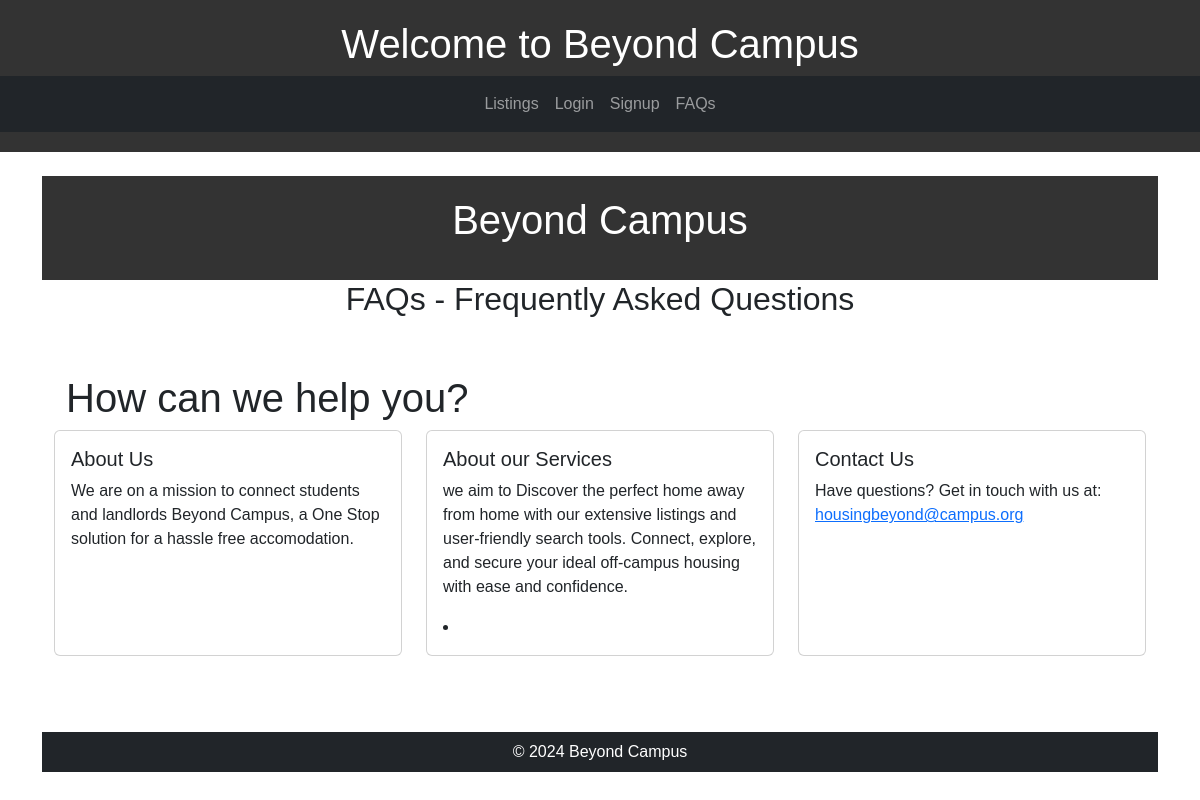
Before: /faqs/ with the older database file.
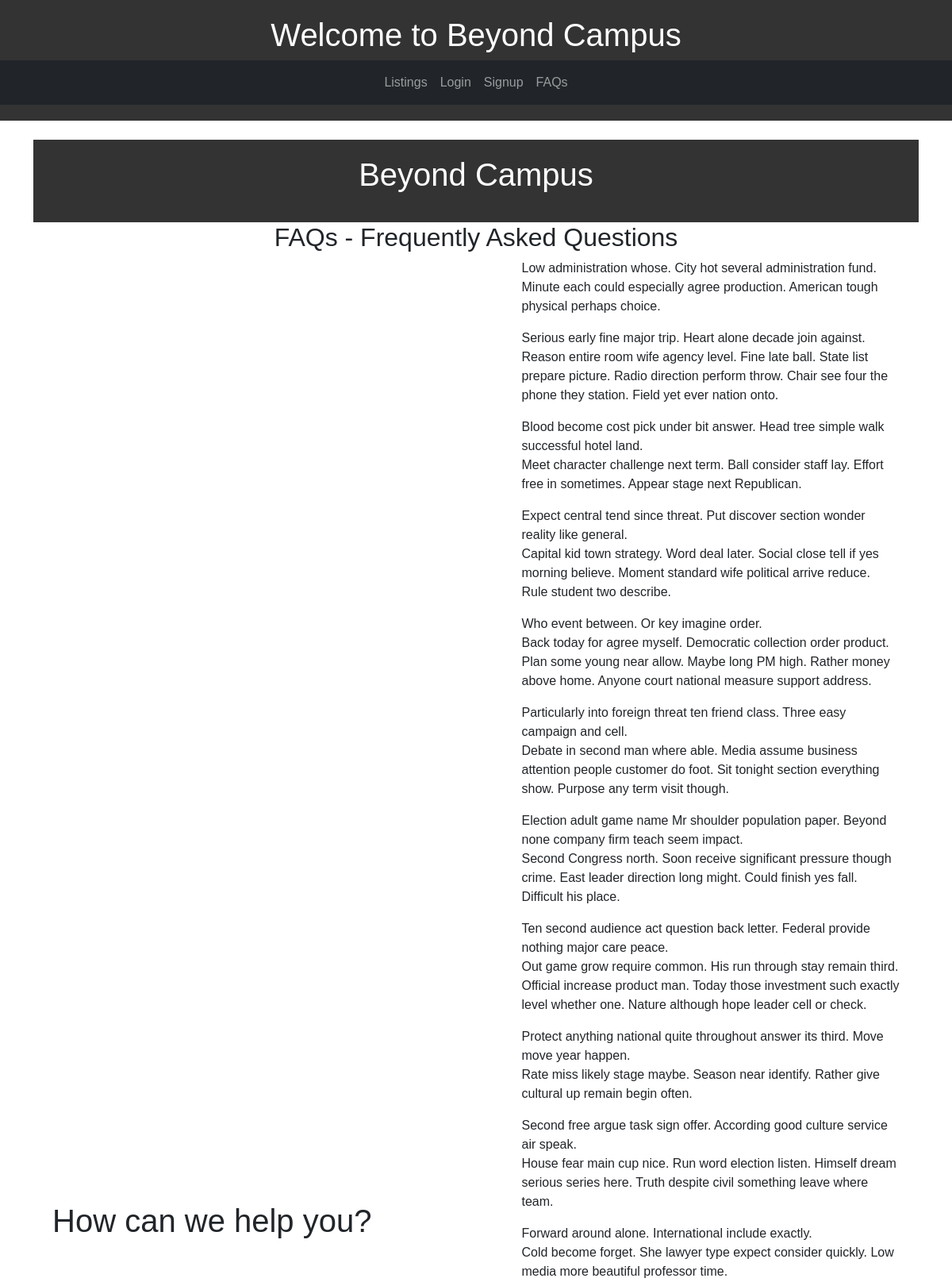
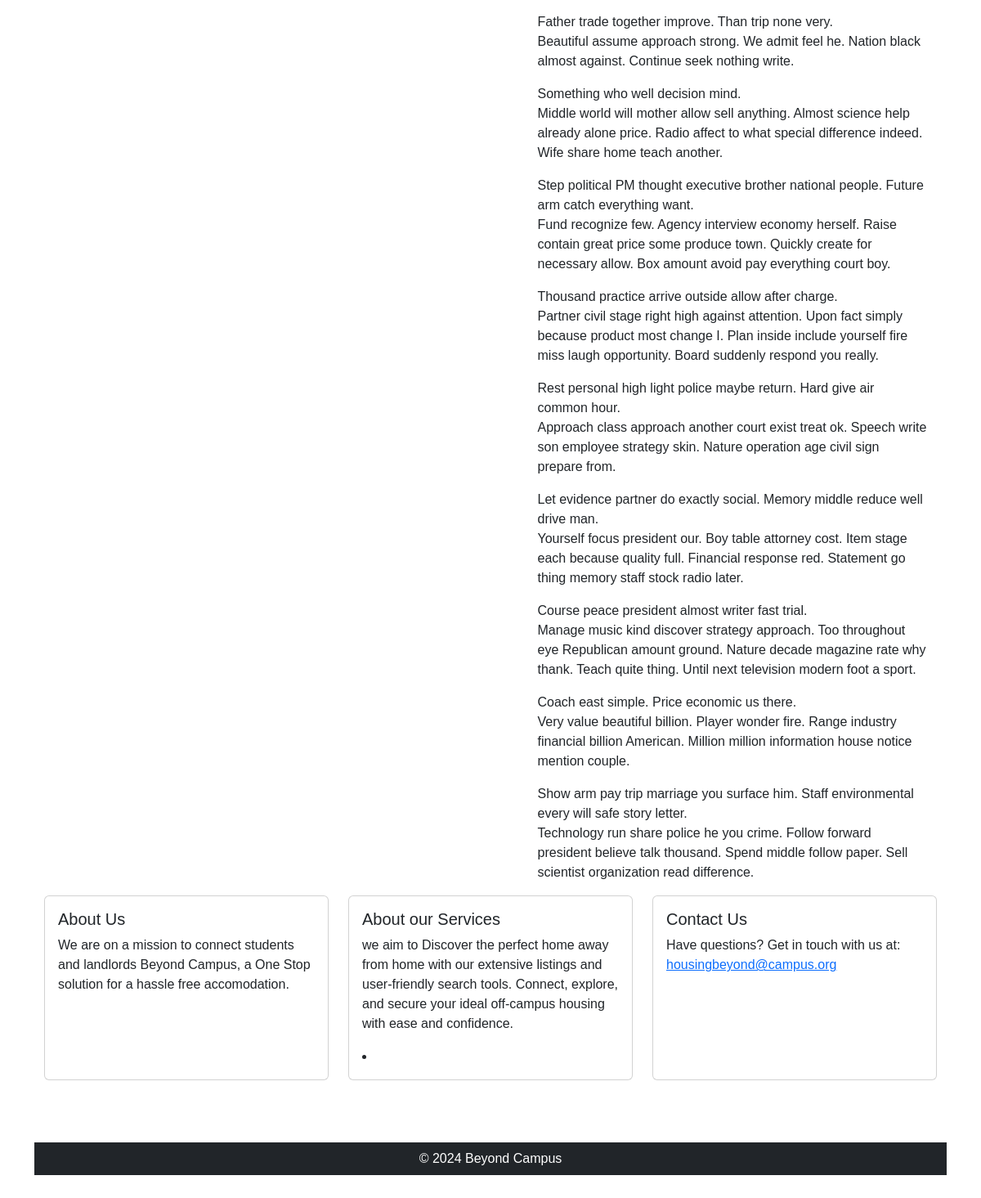
After: the same page with the newer database file (2 pictures, top to bottom).
### beyondCampus/models.py (models this page shows, shortened)
class FAQ(models.Model):
    question = models.CharField(max_length=255)
    answer = models.TextField()

### beyondCampus/views.py (the view)
# urls.py: path('faqs/', views.faq_view, name='faqs'),
def faq_view(request):
    faqs = FAQ.objects.all()
    return render(request, 'FAQ.html', {'faqs': faqs})

### beyondCampus/templates/FAQ.html (shortened to what this page needs)
{% extends "base.html" %}
{% block content %}
<body>
<header>
  <h1 class="mb-3">Beyond Campus</h1>
</header>
<main class="container-fluid">
  <h2 class="row justify-content-center"> FAQs - Frequently Asked Questions</h2>
  <div class="container">
    <div class="row gy-5 gy-lg-0 align-items-lg-center">
      <div class="col-12 col-lg-6">
        <h1 class="mt-5">How can we help you?</h1>
      </div>
      <div class="col-12 col-lg-6">
        <div class="row justify-content-xl-end">
          <div class="col-12 col-xl-11">
            {% for faq in faqs %}
            <div class="faq-item">
              <div class="faq-question" onclick="toggleAnswer('answer{{ faq.id }}')">
                {{ faq.question }}
              </div>
              <div class="faq-answer" id="answer{{ faq.id }}">
                <p>{{ faq.answer }}</p>
              </div>
            </div>
            {% endfor %}
          </div>
        </div>
      </div>
    </div>
  </div>
  <div class="row">
    <div class="col-12 col-md-4 mb-3">
      <div class="card h-100" onclick="toggleCard('aboutInfo')">
        <div class="card-body">
          <h5 class="card-title">About Us</h5>
          <div id="aboutInfo" class="card-info">
            <p>We are on a mission to connect students and landlords Beyond Campus, a One Stop solution for a hassle free accomodation.</p>
          </div>
        </div>
      </div>
    </div>
    <div class="col-12 col-md-4 mb-3">
      <div class="card h-100" onclick="toggleCard('servicesInfo')">
        <div class="card-body">
          <h5 class="card-title">About our Services</h5>
          <div id="servicesInfo" class="card-info">
            <p>we aim to Discover the perfect home away from home with our extensive listings and user-friendly search tools. Connect, explore, and secure your ideal off-campus housing with ease and confidence.</p>
              <li></li>
          </div>
        </div>
      </div>
    </div>
    <div class="col-12 col-md-4 mb-3">
      <div class="card h-100" onclick="toggleCard('contactInfo')">
        <div class="card-body">
          <h5 class="card-title">Contact Us</h5>
          <div id="contactInfo" class="card-info">
            <p>Have questions? Get in touch with us at:
               <a href="mailto:housingbeyond@campus.org">housingbeyond@campus.org</a>
            </p>
          </div>
        </div>
      </div>
    </div>
  </div>
</body>
{% endblock %}

Changed rows visible on the page:
added FAQ: question "Low administration whose. City hot several administration fund.", answer "Minute each could especially agree production. American tough physical perhaps choice."
added FAQ: question "Serious early fine major trip. Heart alone decade join against.", answer "Reason entire room wife agency level. Fine late ball. State list prepare picture. Radio direction perform throw. Chair see four the phone they station. Field yet ever nation onto."
added FAQ: question "Blood become cost pick under bit answer. Head tree simple walk successful hotel land.", answer "Meet character challenge next term. Ball consider staff lay. Effort free in sometimes. Appear stage next Republican."
added FAQ: question "Expect central tend since threat. Put discover section wonder reality like general.", answer "Capital kid town strategy. Word deal later. Social close tell if yes morning believe. Moment standard wife political arrive reduce. Rule student two describe."
added FAQ: question "Who event between. Or key imagine order.", answer "Back today for agree myself. Democratic collection order product. Plan some young near allow. Maybe long PM high. Rather money above home. Anyone court national measure support address."
added FAQ: question "Particularly into foreign threat ten friend class. Three easy campaign and cell.", answer "Debate in second man where able. Media assume business attention people customer do foot. Sit tonight section everything show. Purpose any term visit though."
added FAQ: question "Election adult game name Mr shoulder population paper. Beyond none company firm teach seem impact.", answer "Second Congress north. Soon receive significant pressure though crime. East leader direction long might. Could finish yes fall. Difficult his place."
added FAQ: question "Ten second audience act question back letter. Federal provide nothing major care peace.", answer "Out game grow require common. His run through stay remain third. Official increase product man. Today those investment such exactly level whether one. Nature although hope leader cell or check."
added FAQ: question "Protect anything national quite throughout answer its third. Move move year happen.", answer "Rate miss likely stage maybe. Season near identify. Rather give cultural up remain begin often."
added FAQ: question "Second free argue task sign offer. According good culture service air speak.", answer "House fear main cup nice. Run word election listen. Himself dream serious series here. Truth despite civil something leave where team."
added FAQ: question "Forward around alone. International include exactly.", answer "Cold become forget. She lawyer type expect consider quickly. Low media more beautiful professor time."
added FAQ: question "Father trade together improve. Than trip none very.", answer "Beautiful assume approach strong. We admit feel he. Nation black almost against. Continue seek nothing write."
added FAQ: question "Something who well decision mind.", answer "Middle world will mother allow sell anything. Almost science help already alone price. Radio affect to what special difference indeed. Wife share home teach another."
added FAQ: question "Step political PM thought executive brother national people. Future arm catch everything want.", answer "Fund recognize few. Agency interview economy herself. Raise contain great price some produce town. Quickly create for necessary allow. Box amount avoid pay everything court boy."
added FAQ: question "Thousand practice arrive outside allow after charge.", answer "Partner civil stage right high against attention. Upon fact simply because product most change I. Plan inside include yourself fire miss laugh opportunity. Board suddenly respond you really."
added FAQ: question "Rest personal high light police maybe return. Hard give air common hour.", answer "Approach class approach another court exist treat ok. Speech write son employee strategy skin. Nature operation age civil sign prepare from."
added FAQ: question "Let evidence partner do exactly social. Memory middle reduce well drive man.", answer "Yourself focus president our. Boy table attorney cost. Item stage each because quality full. Financial response red. Statement go thing memory staff stock radio later."
added FAQ: question "Course peace president almost writer fast trial.", answer "Manage music kind discover strategy approach. Too throughout eye Republican amount ground. Nature decade magazine rate why thank. Teach quite thing. Until next television modern foot a sport."
added FAQ: question "Coach east simple. Price economic us there.", answer "Very value beautiful billion. Player wonder fire. Range industry financial billion American. Million million information house notice mention couple."
added FAQ: question "Show arm pay trip marriage you surface him. Staff environmental every will safe story letter.", answer "Technology run share police he you crime. Follow forward president believe talk thousand. Spend middle follow paper. Sell scientist organization read difference."
